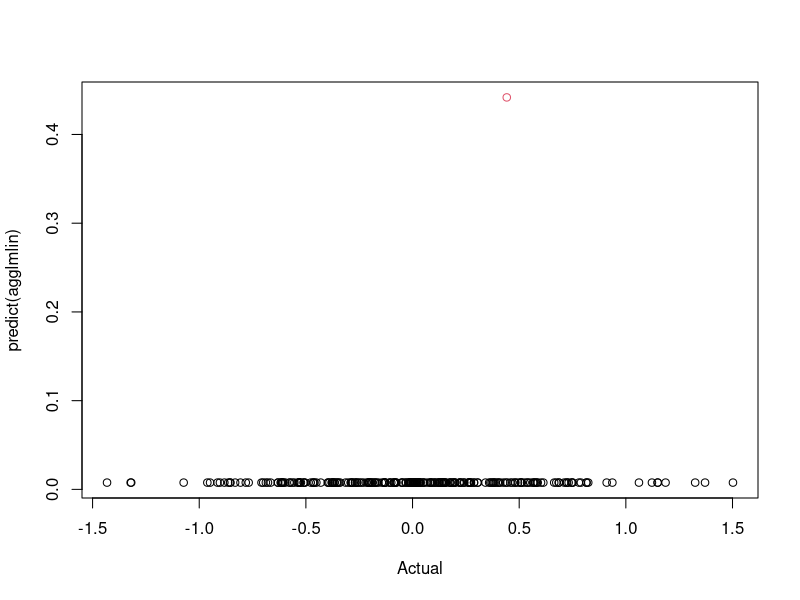
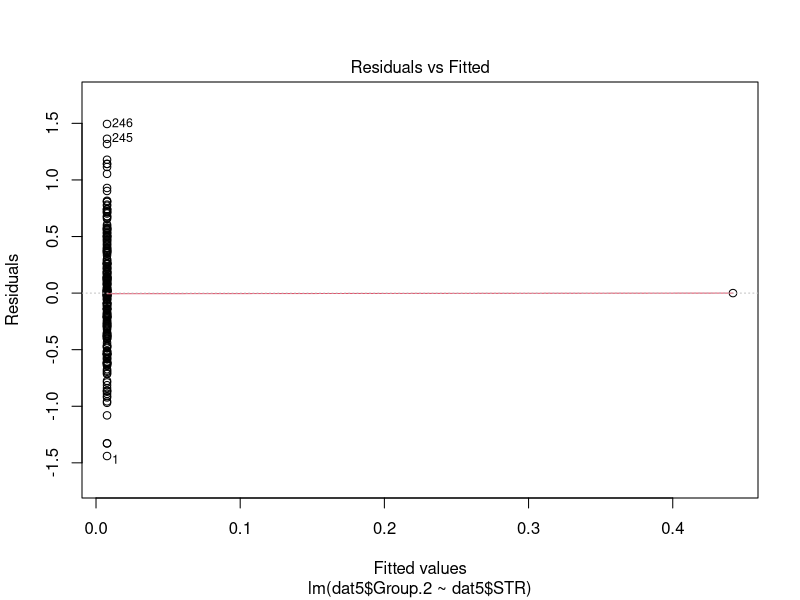
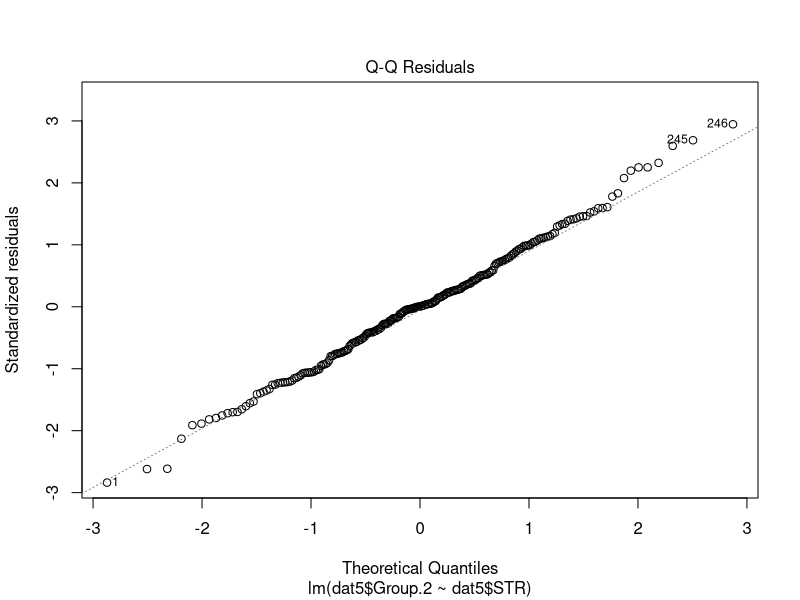
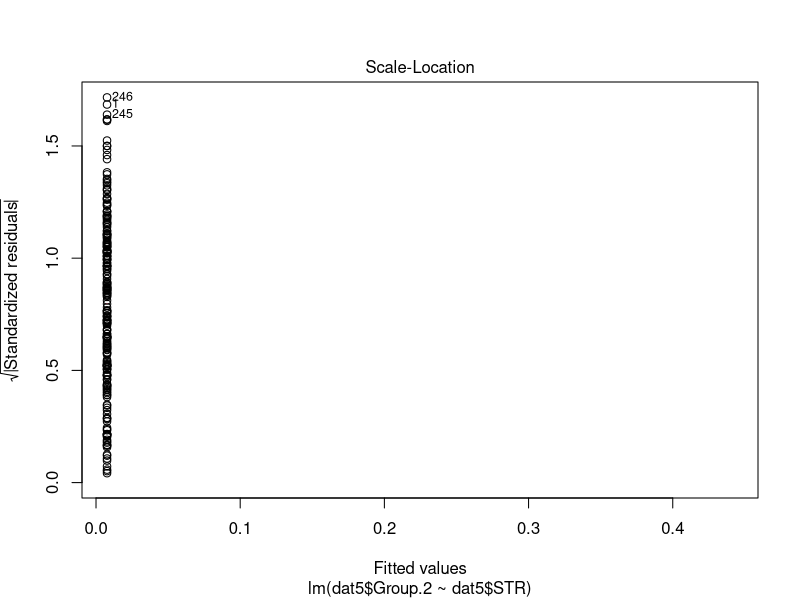
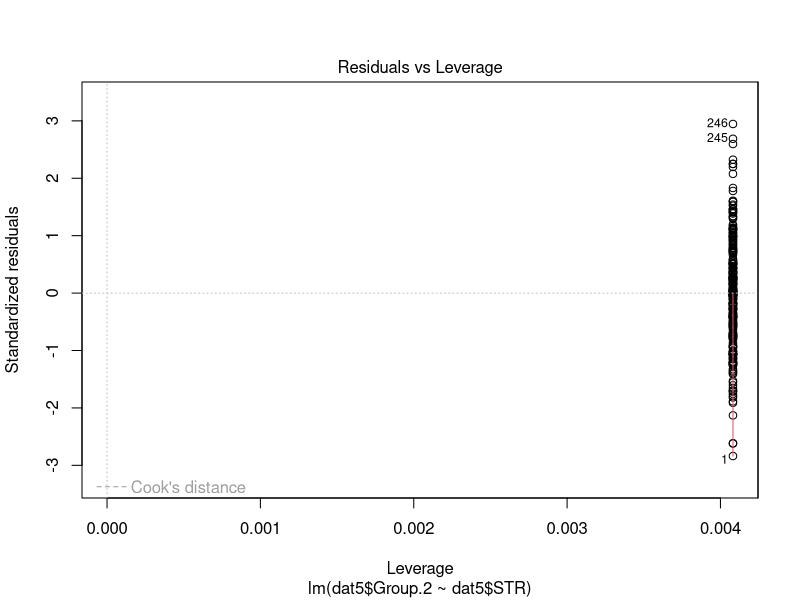
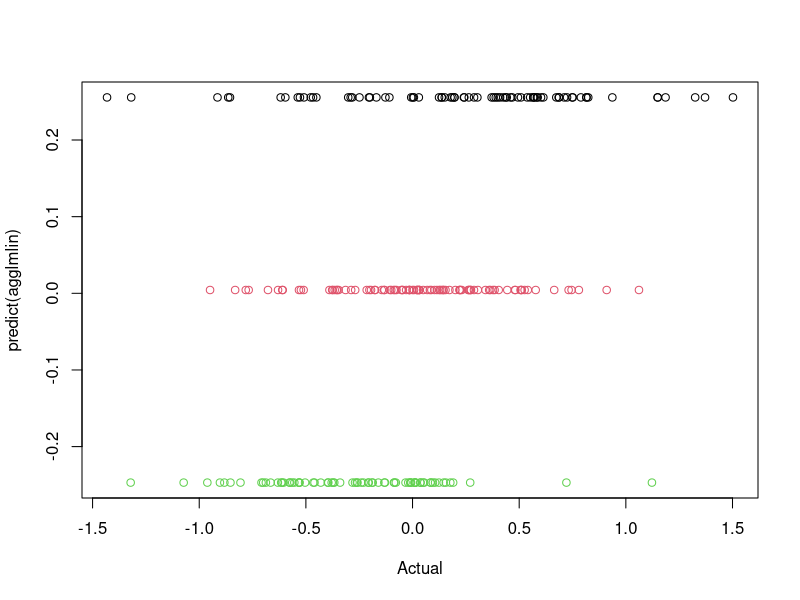
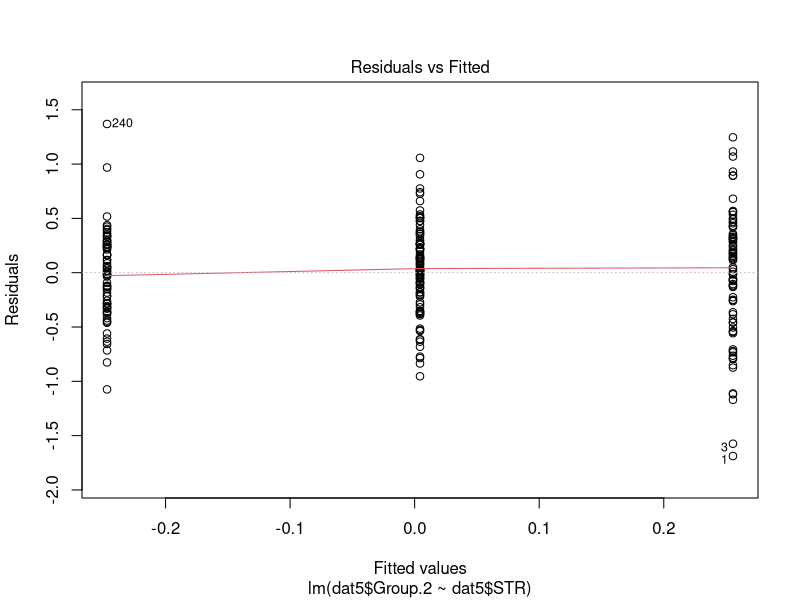
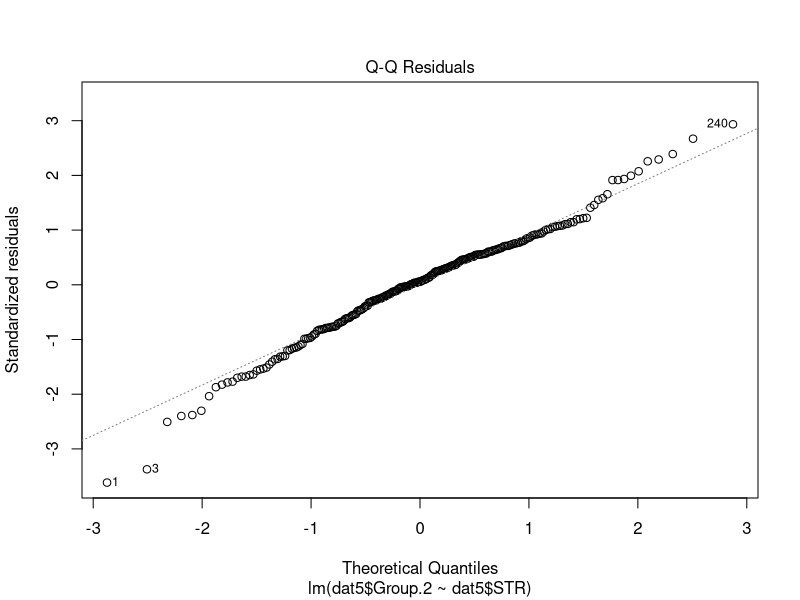

Source code (R) for these figures, in order: (Note: this script raises an error after producing the figures.)
## ---- chunk 1
library(tidyr)
dat1 <- read.csv(file="ENSG115944.csv" )

dat2locs <- read.csv(file="ENS115944STRup2.csv",header=FALSE )
dat2 <- read.csv(file="ENS115944STRdatonly.csv",header=FALSE )
locs <- dat2locs[2,2:ncol(dat2locs)]


modelcoefs <- NULL

for (i in 1:(ncol(locs)-1)) {
dat3 <- merge(dat1,dat2[,c(1,i+1)],by.="Gene",by.y="V1")

dat4 <- droplevels(dat3)
### V42 is the start postion we want. start = 42625365
dat4$STR <- dat4[,3]
dat4$STRquad <- dat4$STR**2
#seplm <- lm(dat4$Response ~ dat4$STR + dat4$STRquad)
#summary(seplm)
#summary(lm(dat4$Response ~ dat4$STR))

dat5 <- aggregate(dat4[,c("STR","STRquad")],by=list(dat4$Gene,dat4$Response),FUN=sum,na.rm=TRUE)

agglm <- lm(dat5$Group.2~ dat5$STR+dat5$STRquad)


agglmlin <- lm(dat5$Group.2~ dat5$STR)

fpval <- 0.0
tab1 <- summary(agglm)
if (!is.null(tab1$fstatistic[3])) {
fpval <- pf(tab1$fstatistic[1],df1=tab1$fstatistic[2],df2=tab1$fstatistic[3],lower.tail = FALSE)
}


tablin <- summary(agglmlin)

fpvalin <- 0.0

if (!is.null(tab1$fstatistic[3])) {
fpvalin <- pf(tablin$fstatistic[1],df1=tablin$fstatistic[2],df2=tablin$fstatistic[3],lower.tail = FALSE)
}

currmod <- cbind(locs[i],agglm$coefficients[1],
                         agglm$coefficients[2],
                         agglm$coefficients[3],
                         fpval,
                         BIC(agglm),
                         agglmlin$coefficients[1],
                         agglmlin$coefficients[2],
                         fpvalin,
                         BIC(agglmlin))

if (!is.na(currmod[,4])) {

  pdf(file=paste0("mod",as.character(locs[,i]),".pdf"))
mf <- model.frame(agglm)
#plot(mf[,"dat5$Group.2"],predict(agglm))
xvals <- seq(min(mf$`dat5$STR`),max(mf$`dat5$STR`),length.out=246)

fitvals <- currmod[,2] + currmod[,3]*xvals + currmod[,4]*xvals**2
plot(mf[,"dat5$Group.2"],predict(agglm),col=as.factor(mf[,"dat5$STR"]),xlab="Actual")
lines(mf[,"dat5$Group.2"],fitvals)
dev.off()

pdf(file=paste0("dianostics",as.character(locs[,i]),".pdf"))

plot(agglm)

dev.off()

}


if (is.na(currmod[,4]) & !is.na(currmod[,3])) {

  pdf(file=paste0("modlin",as.character(locs[,i]),".pdf"))
mf <- model.frame(agglmlin)
xvals <- seq(min(mf$`dat5$STR`),max(mf$`dat5$STR`),length.out=246)

fitvals <- currmod[,6] + currmod[,7]*xvals
plot(mf[,"dat5$Group.2"],predict(agglmlin),col=as.factor(mf[,"dat5$STR"]),xlab="Actual")
lines(mf[,"dat5$Group.2"],fitvals)
dev.off()

pdf(file=paste0("dianosticslin",as.character(locs[,i]),".pdf"))

plot(agglmlin)

dev.off()
}


names(currmod) <- c("location","Intercept","BetaSTR","BetaSTRquad","F-Pval","BICfull","Interceptlin","BetaSTRlin","F-Pval-lin","BIClin")

modelcoefs <- rbind(modelcoefs,currmod)
                                  
}

write.csv(modelcoefs,file="D:/ryanicky/workspace/nonlin/ENS115944/Model_results.csv",row.names=FALSE)
